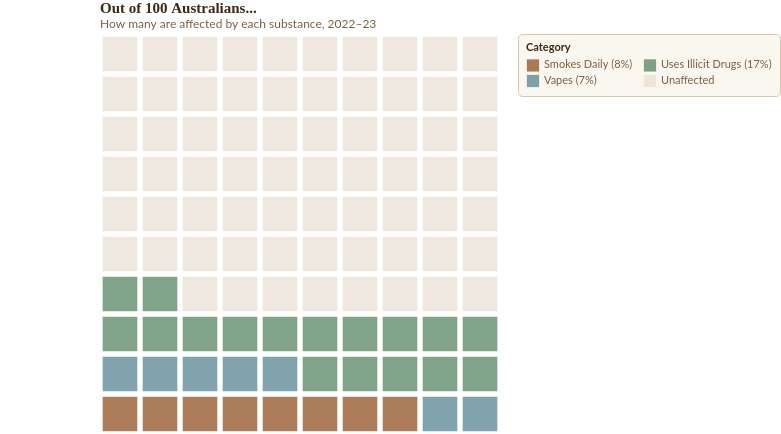

This figure's Vega-Lite source:
### Vega-Lite specification from a JSON file in a GitHub repository (floating-point values rounded to 4 significant figures)
{"$schema": "https://vega.github.io/schema/vega-lite/v5.json", "title": {"text": "Out of 100 Australians...", "subtitle": "How many are affected by each substance, 2022–23", "fontSize": 15, "subtitleFontSize": 12, "anchor": "start", "color": "#3B2A14", "subtitleColor": "#7A6040", "font": "Playfair Display, Georgia, serif", "subtitleFont": "Lato, sans-serif"}, "width": 400, "height": 400, "padding": {"left": 100}, "background": "transparent", "data": {"sequence": {"start": 0, "stop": 100, "as": "id"}}, "transform": [{"calculate": "datum.id % 10", "as": "col"}, {"calculate": "floor(datum.id / 10)", "as": "row"}, {"calculate": "datum.id < 8 ? 'Smokes Daily (8%)' : datum.id < 15 ? 'Vapes (7%)' : datum.id < 32 ? 'Uses Illicit Drugs (17%)' : 'Unaffected'", "as": "category"}], "mark": {"type": "square", "size": 1200}, "encoding": {"x": {"field": "col", "type": "ordinal", "axis": null}, "y": {"field": "row", "type": "ordinal", "axis": null, "sort": "descending"}, "color": {"field": "category", "type": "nominal", "title": "Category", "scale": {"domain": ["Smokes Daily (8%)", "Vapes (7%)", "Uses Illicit Drugs (17%)", "Unaffected"], "range": ["#8B4513", "#4A7C8B", "#4A7C59", "#E8DFD0"]}, "legend": {"orient": "right", "columns": 2, "fillColor": "#FAF7F0", "strokeColor": "#D9C7A7", "cornerRadius": 4, "padding": 8, "labelColor": "#7A6040", "titleColor": "#3B2A14", "labelFontSize": 11, "titleFontSize": 11, "symbolSize": 150}}, "tooltip": [{"field": "category", "type": "nominal", "title": "Category"}]}, "config": {"background": "transparent", "font": "Lato, sans-serif", "view": {"stroke": null, "fill": "transparent"}}}
